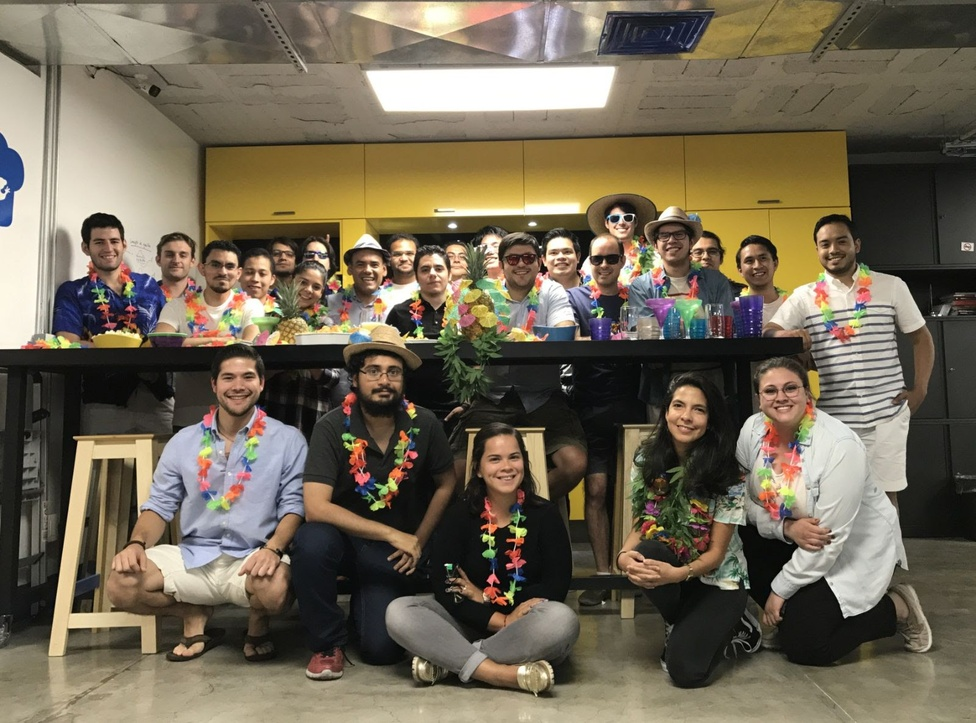
#> input picture images/im.jpg, 976 x 723 px, shrunk from 1599 x 1185 before the run
$ python template_matching.py
#> lines starting #> are read from the running program, lines starting #| are printed output that depends on the picture; after the words box and inside, x2 and y2 are one past the last pixel; in counts of white or black regions, pixels touching at a corner belong together
import cv2
import numpy as np

# read image
img_bgr = cv2.imread('images/im.jpg')
#> img_bgr is the input picture: shape (723, 976, 3); mean B, G, R 84.8, 103.2, 113.1
# gray scale for operations
img_gray = cv2.cvtColor(img_bgr, cv2.COLOR_BGR2GRAY)
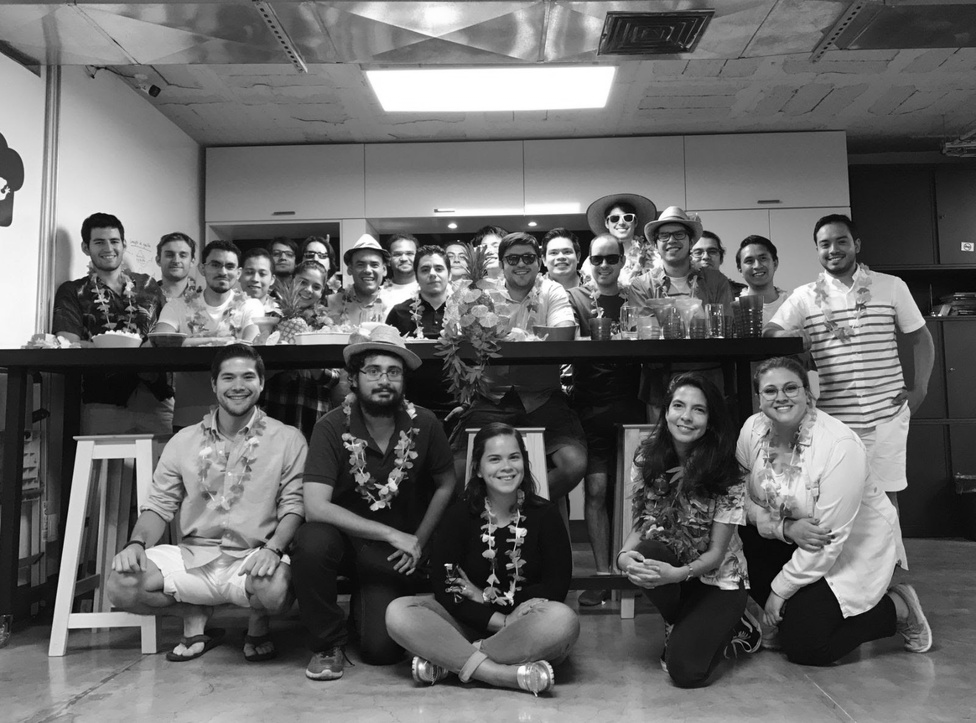
#> img_gray: shape (723, 976); min 0, max 255, mean 104.1
# load templates
template_1 = cv2.imread('images/lalo.png', 0)
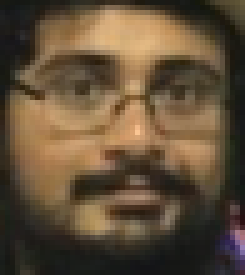
#> input picture images/lalo.png, 49 x 55 px, shrunk from 81 x 90 before the run (shown 5 times larger)
#> template_1: shape (55, 49); min 20, max 207, mean 81.4
template_2 = cv2.imread('images/marce.png', 0)
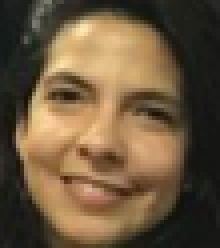
#> input picture images/marce.png, 55 x 62 px, shrunk from 90 x 101 before the run (shown 4 times larger)
#> template_2: shape (62, 55); min 15, max 232, mean 90
# get width and height of template
w1, h1 = template_1.shape[::-1]
#> w1 = 49; h1 = 55
w2, h2 = template_2.shape[::-1]
#> w2 = 55; h2 = 62
# get an array with intensity values, the greater is the better match
res1 = cv2.matchTemplate(image=img_gray, templ=template_1, method=cv2.TM_CCOEFF_NORMED)
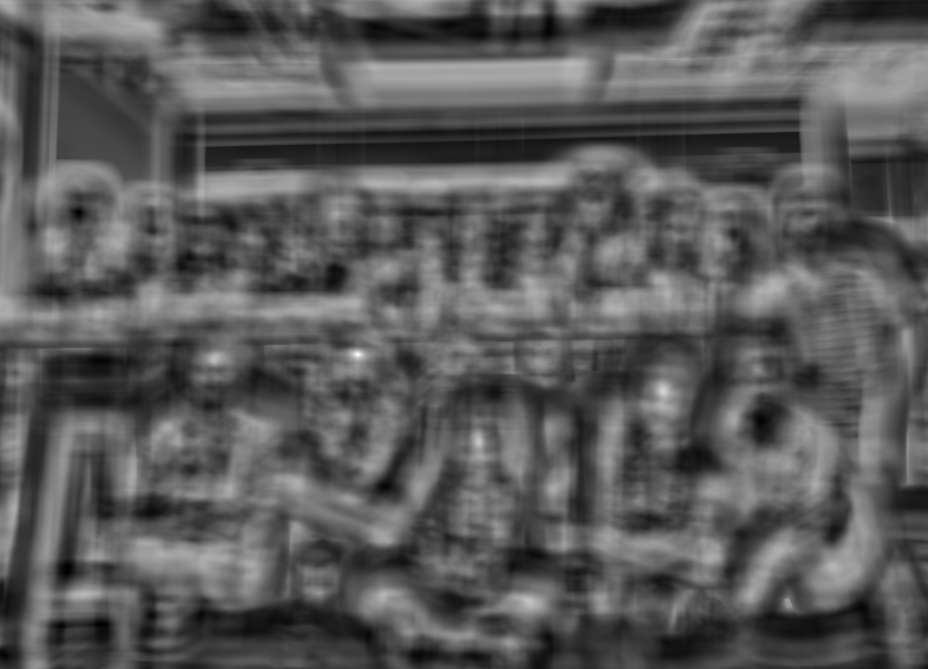
#> res1: shape (669, 928) float32; min -0.573, max 0.991, mean -0.0209; drawn with min black and max white
res2 = cv2.matchTemplate(image=img_gray, templ=template_2, method=cv2.TM_CCOEFF_NORMED)
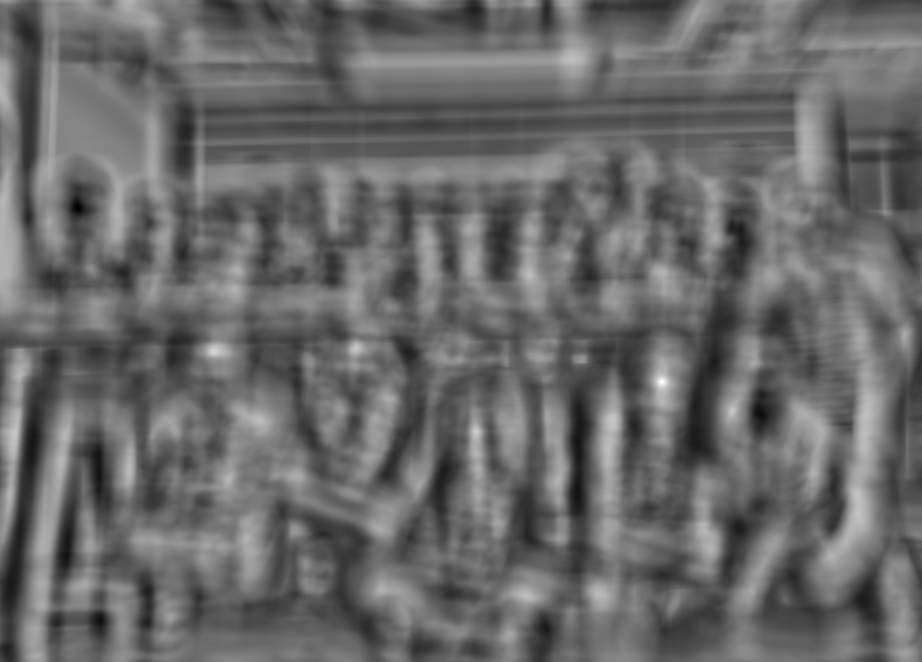
#> res2: shape (662, 922) float32; min -0.696, max 0.979, mean -0.00578; drawn with min black and max white
# find the coordinates where intensity greater than threshold
loc1 = np.where(res1 >= 0.9)
#> loc1 = ([353, 353, 354, 354, 354, 354, 355, 355], [357, 358, 356, 357, 358, 359, 357, 358])
loc2 = np.where(res2 >= 0.9)
#> loc2 = 12 positions, rows 380 to 383, columns 660 to 663
# draw a rectangle where the match was found!
for pt1 in zip(*loc1[::-1]):
    cv2.rectangle(img=img_bgr, pt1=pt1, pt2=(pt1[0] + w1, pt1[1] + h1), color=(0,255,0), thickness=2)
#> this loop made 8 passes
#> pt1 on passes 1 to 8: (357, 353), (358, 353), (356, 354), (357, 354), (358, 354), (359, 354), (357, 355), (358, 355)
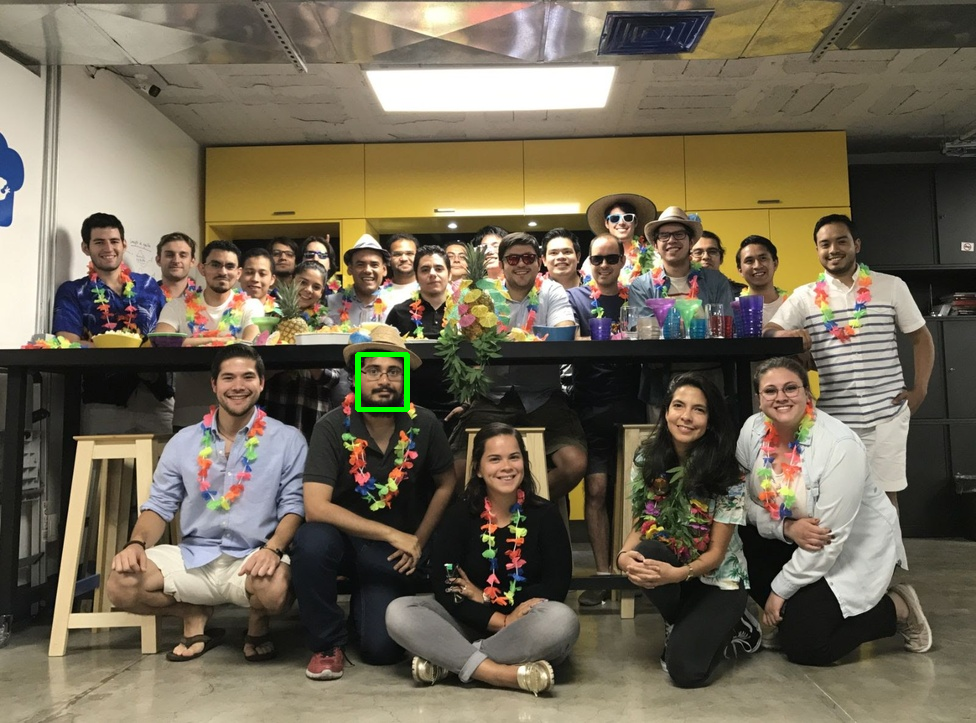
#> img_bgr: shape (723, 976, 3); 0.16% of pixels changed, all inside (x1, y1, x2, y2) = (355, 352, 410, 412)

for pt2 in zip(*loc2[::-1]):
    cv2.rectangle(img=img_bgr, pt1=pt2, pt2=(pt2[0] + w2, pt2[1] + h2), color=(0,255,0), thickness=2)
#> this loop made 12 passes
#> pt2 on passes 1 to 12: (661, 380), (662, 380), (660, 381), (661, 381), (662, 381), (663, 381), (660, 382), (661, 382), (662, 382), (663, 382), (661, 383), (662, 383)
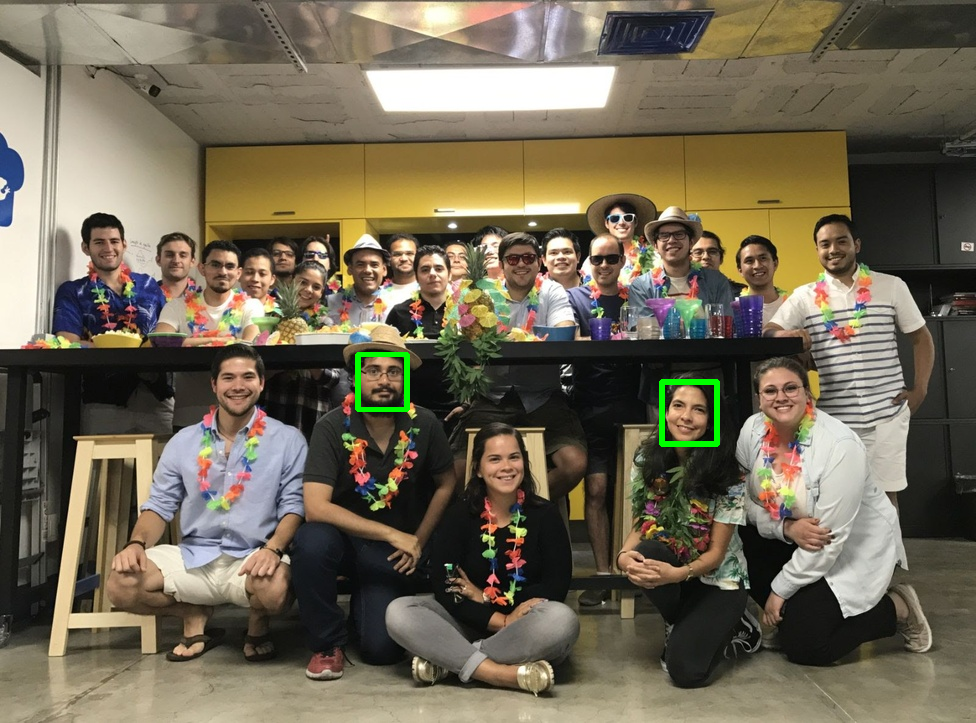
#> img_bgr: shape (723, 976, 3); 0.2% of pixels changed, all inside (x1, y1, x2, y2) = (659, 379, 720, 447)

cv2.imshow('Detected',img_bgr)
# cv2.imshow('template', template)
# cv2.imshow('img_bgr', img_gray)

# listen to any key (0) to stop
cv2.waitKey(0)
# close window
cv2.destroyAllWindows()
